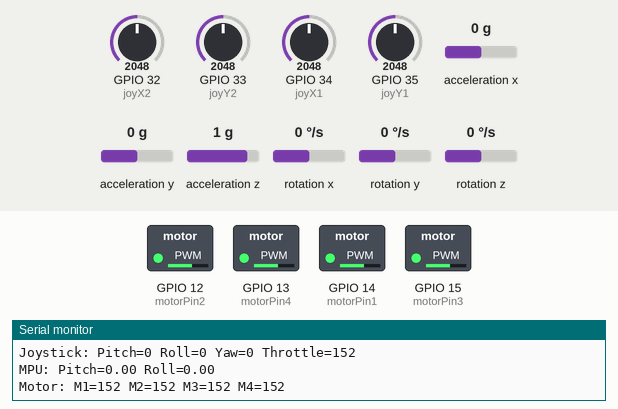
Recording of a sketch running on a simulated ESP32. Shown: switched loads named in the sketch (green lamp = pin HIGH), the last lines printed to the serial monitor. Inputs (shaded band) come from the test bench; at power-on: acceleration x 0 g, acceleration y 0 g, GPIO 33 (joyY2) = 2048, GPIO 34 (joyX1) = 2048, GPIO 35 (joyY1) = 2048, GPIO 32 (joyX2) = 2048, acceleration z 1 g, rotation x 0 °/s, rotation y 0 °/s, rotation z 0 °/s.

Above: at 1.2 s.
1.3 s: acceleration x set to -1.4 g
At 2.4 s:
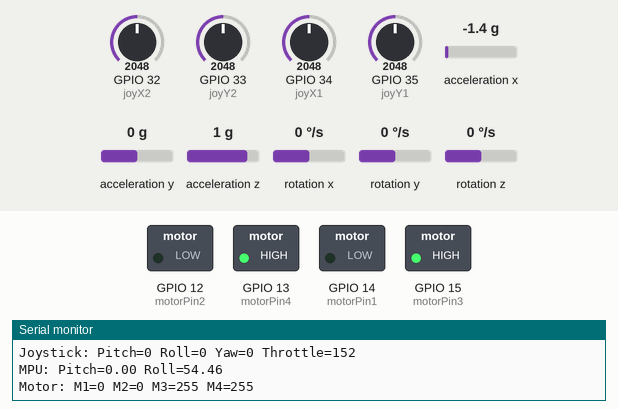
2.8 s: acceleration y set to -1.4 g
At 4.0 s:
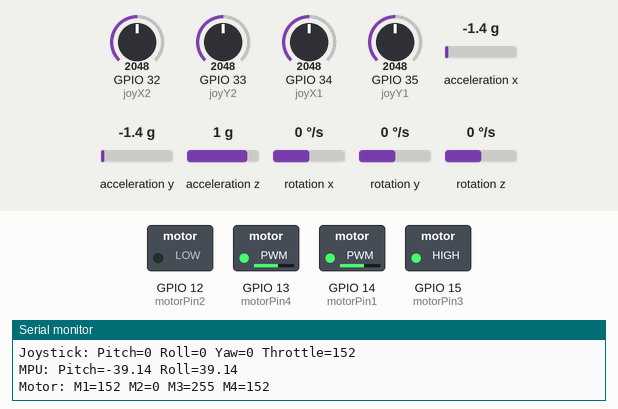
4.3 s: GPIO 33 (joyY2) set to 1228
At 4.8 s:
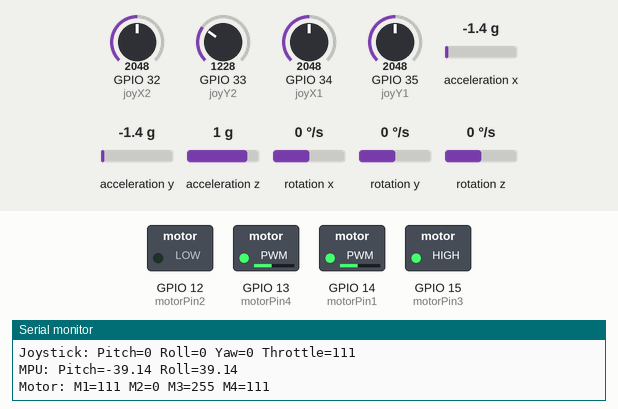
5.8 s: GPIO 34 (joyX1) set to 3972
At 6.3 s:
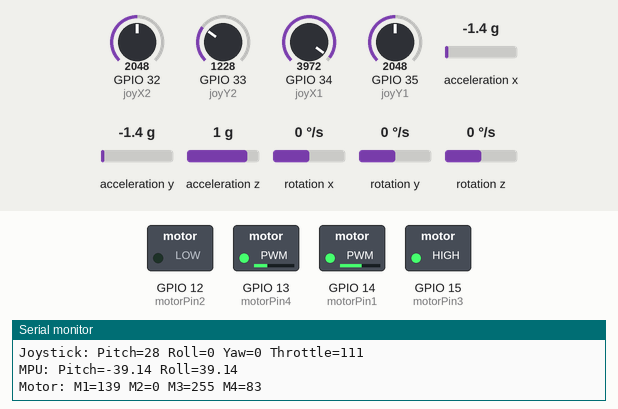
7.3 s: GPIO 35 (joyY1) set to 3972
At 8.0 s:
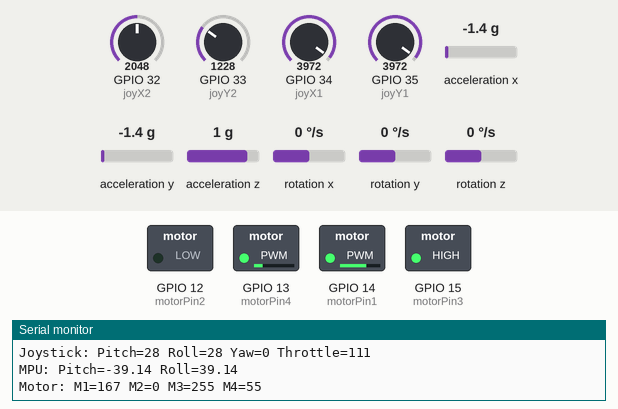
8.8 s: GPIO 33 (joyY2) set to 122
At 9.8 s:
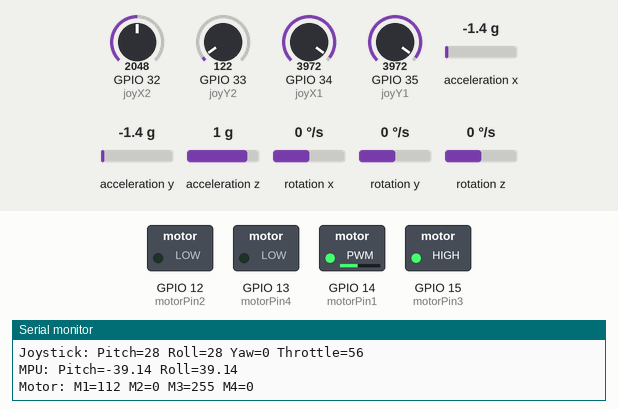
Timing chart, 0 to 11.3 s (numbered marks = the images above; inputs shaded):
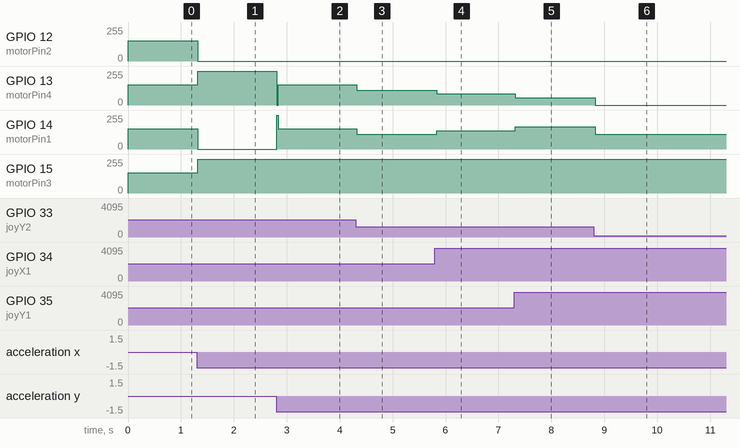

Measured:
- after the input at 1.3 s, GPIO 12 (motorPin2), GPIO 14 (motorPin1): 151/255 → 0/255 at once; GPIO 13 (motorPin4), GPIO 15 (motorPin3): 151/255 → 255/255 at once
- after the input at 2.8 s, GPIO 13 (motorPin4): 255/255 → 151/255 at once; GPIO 14 (motorPin1): 0/255 → 151/255 at once
- after the input at 4.3 s, GPIO 13 (motorPin4), GPIO 14 (motorPin1): 151/255 → 111/255 at once
- after the input at 5.8 s, GPIO 13 (motorPin4): 111/255 → 83/255 at once; GPIO 14 (motorPin1): 111/255 → 138/255 at once
- after the input at 7.3 s, GPIO 13 (motorPin4): 83/255 → 55/255 at once; GPIO 14 (motorPin1): 138/255 → 166/255 at once
- after the input at 8.8 s, GPIO 13 (motorPin4): 55/255 → 0/255 at once; GPIO 14 (motorPin1): 166/255 → 112/255 at once

The sketch:

dk_pwm_motor_prometerometr.ino
```cpp
#include <Wire.h>
#include <MPU6050.h>

// Chân PWM động cơ
int motorPin1 = 14;
int motorPin2 = 12;
int motorPin3 = 15;
int motorPin4 = 13;

// Chân joystick
int joyX1 = 34; // Pitch
int joyY1 = 35; // Roll
int joyX2 = 32; // Yaw
int joyY2 = 33; // Throttle

// PID cho Pitch và Roll
float Kp_pitch = 15.0, Ki_pitch = 0.0, Kd_pitch = 5.0;
float Kp_roll = 15.0, Ki_roll = 0.0, Kd_roll = 5.0;

float previousErrorPitch = 0, integralPitch = 0;
float previousErrorRoll = 0, integralRoll = 0;

// Biến MPU6050
int16_t ax, ay, az, gx, gy, gz;
float pitch, roll;

// Biến động cơ
int motorSpeed1, motorSpeed2, motorSpeed3, motorSpeed4;

// Khởi tạo MPU6050
MPU6050 mpu;

void setup() {
  Serial.begin(115200);
  Wire.begin();
  mpu.initialize();

  if (!mpu.testConnection()) {
    Serial.println("MPU6050 connection failed");
    while (1);
  }

  // Cấu hình PWM
  for (int i = 0; i < 4; i++) {
    ledcSetup(i, 1000, 8);
  }

  ledcAttachPin(motorPin1, 0);
  ledcAttachPin(motorPin2, 1);
  ledcAttachPin(motorPin3, 2);
  ledcAttachPin(motorPin4, 3);
}

void loop() {
  // Đọc giá trị Joystick
  int pitchInput = map(analogRead(joyX1), 0, 4095, -30, 30);
  int rollInput = map(analogRead(joyY1), 0, 4095, -30, 30);
  int yawInput = map(analogRead(joyX2), 0, 4095, -20, 20);
  int throttle = map(analogRead(joyY2), 0, 4095, 50, 255);

  // Đọc dữ liệu từ MPU6050
  mpu.getAcceleration(&ax, &ay, &az);
  mpu.getRotation(&gx, &gy, &gz);

  // Tính toán góc Pitch và Roll
  pitch = atan2(ay, sqrt(ax * ax + az * az)) * 180.0 / PI;
  roll = atan2(-ax, sqrt(ay * ay + az * az)) * 180.0 / PI;

  // PID cho Pitch
  float errorPitch = -pitch;
  integralPitch += errorPitch;
  float derivativePitch = errorPitch - previousErrorPitch;
  float pidOutputPitch = Kp_pitch * errorPitch + Ki_pitch * integralPitch + Kd_pitch * derivativePitch;
  previousErrorPitch = errorPitch;

  // PID cho Roll
  float errorRoll = -roll;
  integralRoll += errorRoll;
  float derivativeRoll = errorRoll - previousErrorRoll;
  float pidOutputRoll = Kp_roll * errorRoll + Ki_roll * integralRoll + Kd_roll * derivativeRoll;
  previousErrorRoll = errorRoll;

  // Tính toán tốc độ động cơ
  motorSpeed1 = constrain(throttle + pitchInput + rollInput - yawInput + pidOutputPitch + pidOutputRoll, 0, 255);
  motorSpeed2 = constrain(throttle - pitchInput + rollInput + yawInput - pidOutputPitch + pidOutputRoll, 0, 255);
  motorSpeed3 = constrain(throttle + pitchInput - rollInput + yawInput + pidOutputPitch - pidOutputRoll, 0, 255);
  motorSpeed4 = constrain(throttle - pitchInput - rollInput - yawInput - pidOutputPitch - pidOutputRoll, 0, 255);

  // Debug thông tin
  Serial.print("Joystick: Pitch="); Serial.print(pitchInput);
  Serial.print(" Roll="); Serial.print(rollInput);
  Serial.print(" Yaw="); Serial.print(yawInput);
  Serial.print(" Throttle="); Serial.println(throttle);

  Serial.print("MPU: Pitch="); Serial.print(pitch);
  Serial.print(" Roll="); Serial.println(roll);

  Serial.print("Motor: M1="); Serial.print(motorSpeed1);
  Serial.print(" M2="); Serial.print(motorSpeed2);
  Serial.print(" M3="); Serial.print(motorSpeed3);
  Serial.print(" M4="); Serial.println(motorSpeed4);

  // Cập nhật PWM động cơ
  ledcWrite(0, motorSpeed1);
  ledcWrite(1, motorSpeed2);
  ledcWrite(2, motorSpeed3);
  ledcWrite(3, motorSpeed4);

  delay(20);
}
```
